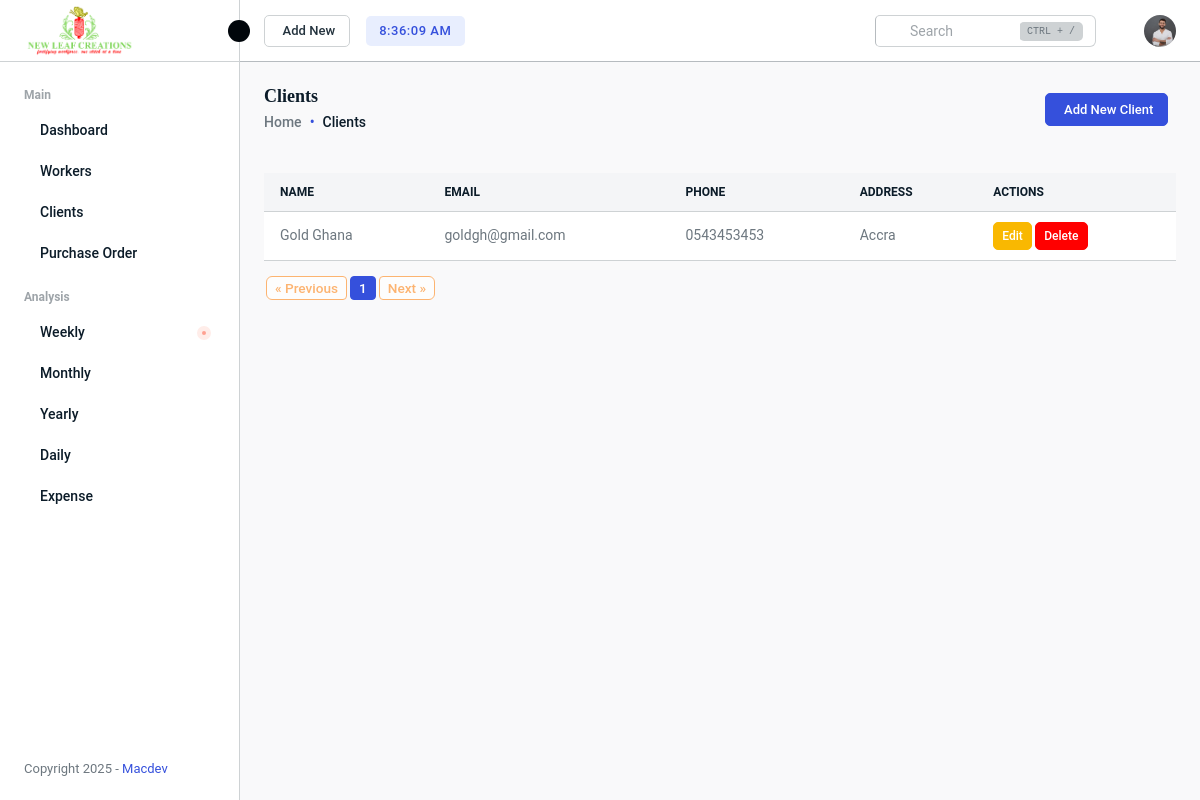
/management/register_client/, run on an earlier commit of the app's database.
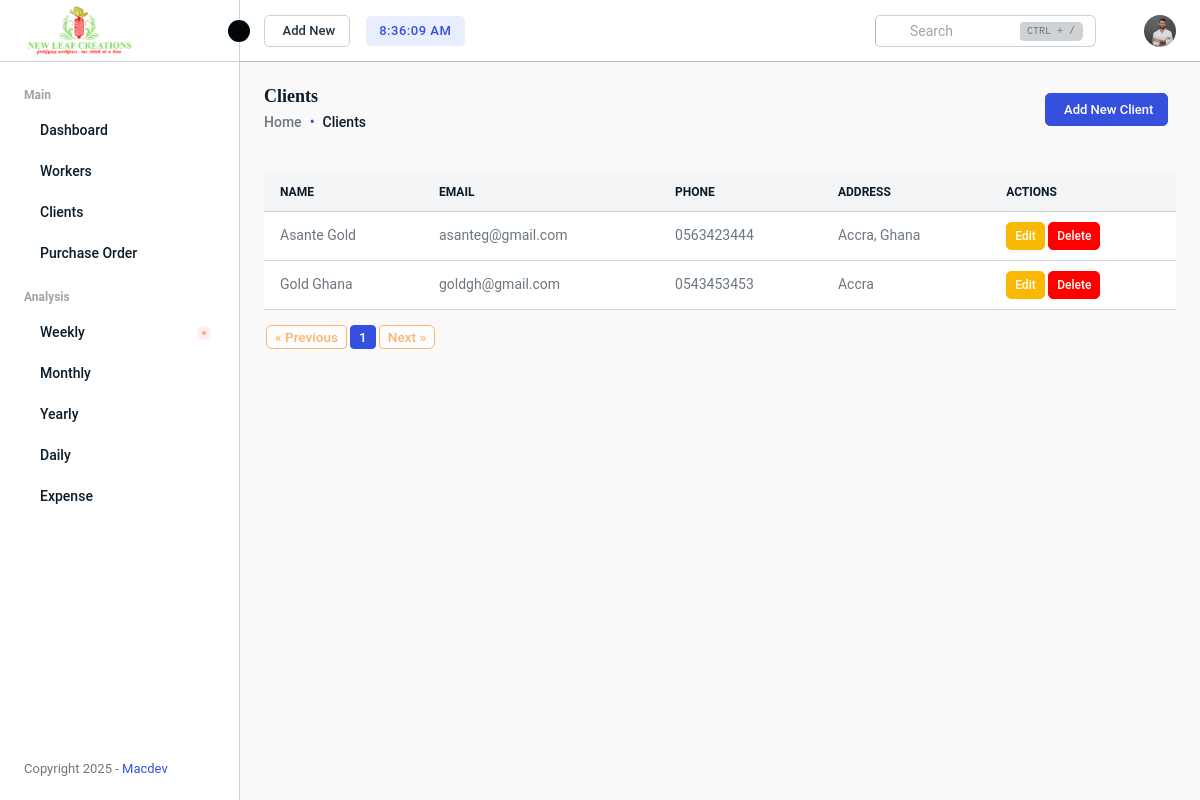
And on a later commit of the database.
### managementSystem/models.py (models this page shows, shortened)
class Client(models.Model):
    name = models.CharField(max_length=200)
    address = models.TextField()
    contact_email = models.EmailField()
    phone = models.CharField(max_length=15)

### managementSystem/views.py (the view, shortened to what this page needs)
# urls.py: path('register_client/', views.register_client, name='register_client'),
def register_client(request):
    clients = Client.objects.all().order_by('-id')
    paginator = Paginator(clients, 10)  # 10 workers per page
    page_number = request.GET.get('page')
    page_obj = paginator.get_page(page_number)
    return render(request, 'register_client.html', {
        'clients': page_obj,
        'paginator': paginator,
        'page_obj': page_obj,
    })

### managementSystem/templates/register_client.html (shortened to what the changed rows need)
{% extends "base.html" %}
{% load static %}
{% block content %}
    <div class="main-wrapper">
        <div class="page-wrapper">
            <div class="content content-two">
                <div class="table-responsive">
                    <table class="table">
                        <thead class="thead-light text-uppercase">
                            <tr>
                                <th class="no-sort">Name</th>
                                <th class="no-sort">Email</th>
                                <th class="no-sort">Phone</th>
                                <th class="no-sort">Address</th>
                                <th class="no-sort">Actions</th>
                            </tr>
                        </thead>
                        <tbody>
                            {% for client in clients %}
                            <tr>
                                <td> {{client.name}} </td>
                                <td> {{client.contact_email}} </td>
                                <td> {{client.phone}} </td>
                                <td> {{client.address}} </td>
                                <td>
                                    <button class="btn btn-sm btn-warning edit-btn" data-id="{{ client.id }}">Edit</button>
                                    <button class="btn btn-danger btn-sm delete-btn" data-id="{{ client.id }}">Delete</button>
                                </td>
                            </tr>
                            {% empty %}
                            <tr>
                                <td colspan="6" class="text-center">No clients yet</td>
                            </tr>
                            {% endfor %}
                        </tbody>
                    </table>
                    <div class="pagination">
                        <nav aria-label="Worker pagination" class="pagination-container">
                            <ul class="pagination">
                                {% for num in clients.paginator.page_range %}
                                    {% if clients.number == num %}
                                        <li class="page-item active">
                                            <span class="page-link btn btn-primary">{{ num }}</span>
                                        </li>
                                    {% else %}
                                        <li class="page-item">
                                            <a class="page-link btn btn-outline-primary" href="?page={{ num }}">{{ num }}</a>
                                        </li>
                                    {% endif %}
                                {% endfor %}
                            </ul>
                        </nav>
                    </div>
                </div>
            </div>
        </div>
    </div>
{% endblock %}

What changed in the data, as far as the page shows it:
added Client: name "Asante Gold", contact_email "asanteg@gmail.com", phone "0563423444", address "Accra, Ghana"
